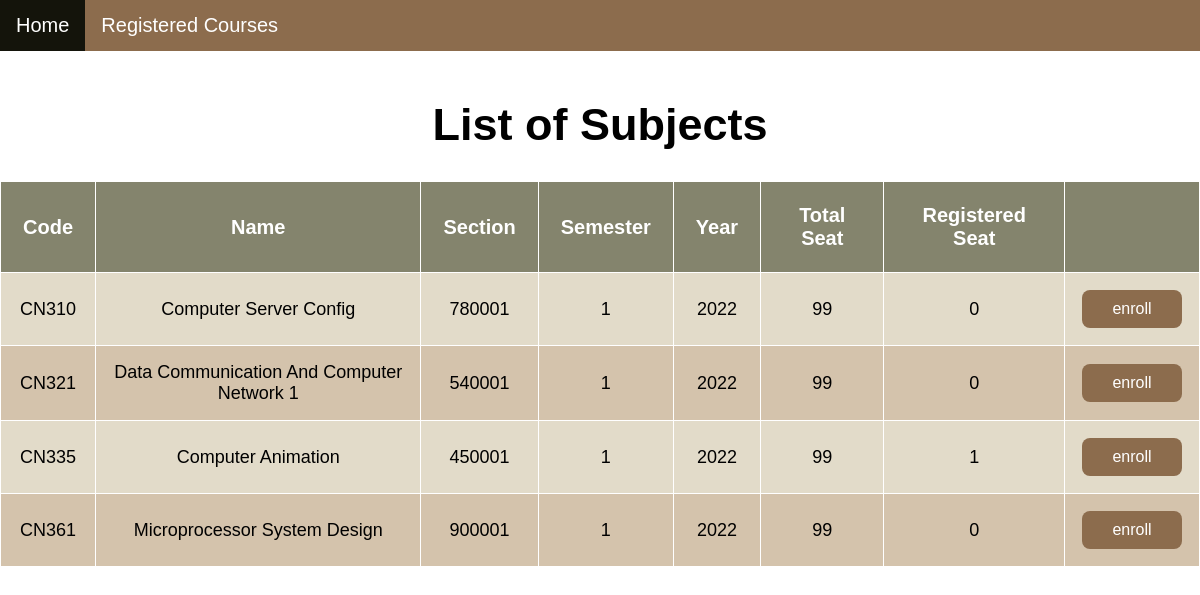
Screenshot of /booking/ (signed in) with the database file from the repository.
### booking/models.py (models this page shows, shortened)
class Subject(models.Model):
    class_number = models.CharField(max_length=5, default="")
    subject_name = models.CharField(max_length=64, default="")
    section = models.CharField(max_length=10, default="")
    semester = models.CharField(max_length=10, default="")
    year = models.CharField(max_length=10, default="")
    capacity = models.IntegerField(default=0)
    seats = models.ManyToManyField(User , blank=True, related_name= "subjects")

### booking/views.py (the view)
# urls.py: path('', views.index, name='index'),
def index(request):
    user = User.objects.get(pk=request.user.id)
    enrolled_subjects = Booking.objects.filter(user=user)
    id = []
    for subject in enrolled_subjects:
        id.append(subject.course_number.id)
    subjects = Subject.objects.exclude(pk__in=id)
    return render(request, "booking/index.html",{
        'subjects': subjects
    })

### booking/templates/booking/index.html (shortened to what this page needs)
{% extends 'booking/layout.html' %}
{% block body %}
<!DOCTYPE html>
<html>
<head>
</head>
<body>
    <div class="topnav">
        <a class="active" href="{% url 'index' %}">Home</a>
        <a href="{% url 'booking:checksubreg' %}">Registered Courses</a>
    </div>
    <br>
    <div class= style="padding-left:16px">
        <center> <h1>List of Subjects</h1> </center>
        {% if subjects %}
        <table>
            <tr>
                <th>Code</th>
                <th>Name</th>
                <th>Section</th>
                <th>Semester</th>
                <th>Year</th>
                <th>Total Seat</th>
                <th>Registered Seat</th>
                <th></th>
            </tr>
            {% for subject in subjects %}
            <tr>
                <td>{{ subject.class_number }}</td>
                <td>{{ subject.subject_name }}</td>
                <td>{{ subject.section }}</td>
                <td>{{ subject.semester }}</td>
                <td>{{ subject.year }}</td>
                <td>{{ subject.capacity }}</td>
                <td>{{ subject.seats.count }}</td>
                <td>
                    <form action="{% url 'booking:booking' subject.id %}" method="post" >
                        <button class="button" style="vertical-align:middle" type="submit"><span>enroll</span></button>
                    </form>
                </td>
            </tr>
            {% endfor %}
        </table>
    {% endif %}
    </div>
</body>
</html>
{% endblock %}

### booking/templates/booking/index.html (style rules this page uses)
body { margin: 0; font-family: Calibri, Helvetica, sans-serif; }
.topnav { overflow: hidden; background-color: #8c6c4d; }
.topnav a { float: left; color: white; text-align: center; padding: 14px 16px; text-decoration: none; font-size: 20px; }
.topnav a.active { background-color: #14140b; color: white; }
h1 { font-size: 45px; }
table { border-collapse: collapse; border-spacing: 0; width: 100%; border: 1px solid white; }
th { border: 1px solid white; border-collapse: collapse; text-align: center; padding: 22px; background-color: #84846d; color: white; font-size: 20px; }
td { border: 1px solid white; border-collapse: collapse; text-align: center; padding: 16px; font-size: 18px; }
tr:nth-child(even) { background-color: #e2dbc9; }
tr:nth-child(odd) { background-color: #d4c3ac ; }
.button { display: inline-block; border-radius: 8px; background-color: #8c6c4d; border: none; color: #FFFFFF; text-align: center; font-size: 16px; padding: 10px; width: 100px; transition: all 0.5s; cursor: pointer; margin: 1px; }
.button span { cursor: pointer; display: inline-block; position: relative; transition: 0.5s; }
.button span:after { content: '\00bb'; position: absolute; opacity: 0; top: 0; right: -20px; transition: 0.5s; }

### rows the page displays
Subject: class_number "CN310", subject_name "Computer Server Config", section "780001", semester "1", year "2022", capacity "99", seats.count "0"
Subject: class_number "CN321", subject_name "Data Communication And Computer Network 1", section "540001", semester "1", year "2022", capacity "99", seats.count "0"
Subject: class_number "CN335", subject_name "Computer Animation", section "450001", semester "1", year "2022", capacity "99", seats.count "1"
Subject: class_number "CN361", subject_name "Microprocessor System Design", section "900001", semester "1", year "2022", capacity "99", seats.count "0"
